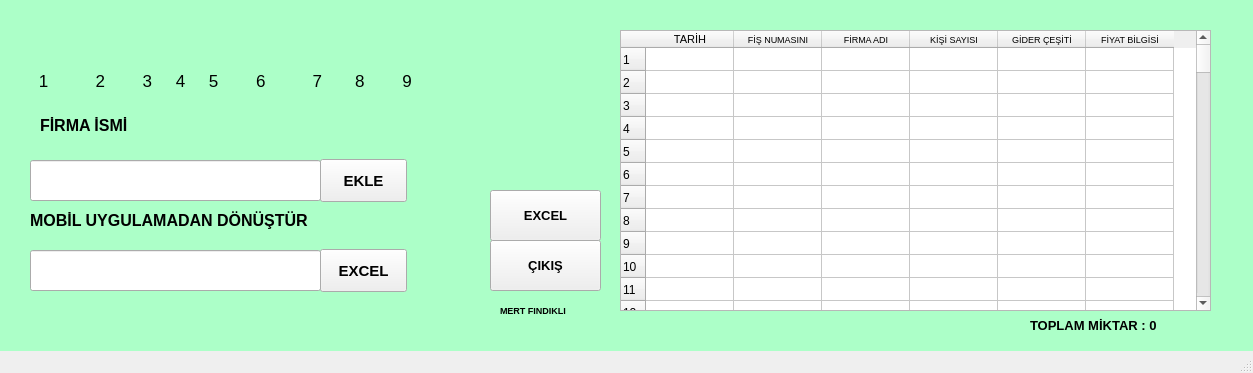
<?xml version="1.0" encoding="UTF-8"?>
<ui version="4.0">
 <class>MainWindow</class>
 <widget class="QMainWindow" name="MainWindow">
  <property name="geometry">
   <rect>
    <x>0</x>
    <y>0</y>
    <width>1253</width>
    <height>373</height>
   </rect>
  </property>
  <property name="windowTitle">
   <string>Vekon Excel Harcama Oluşturucu</string>
  </property>
  <property name="windowIcon">
   <iconset>
    <normaloff>:/icon/excel.png</normaloff>:/icon/excel.png</iconset>
  </property>
  <property name="styleSheet">
   <string notr="true">#centralwidget{
background-color: rgb(172, 255, 200);}</string>
  </property>
  <widget class="QWidget" name="centralwidget">
   <widget class="QWidget" name="widget" native="true">
    <property name="geometry">
     <rect>
      <x>20</x>
      <y>40</y>
      <width>581</width>
      <height>281</height>
     </rect>
    </property>
    <widget class="QPushButton" name="pushButton">
     <property name="geometry">
      <rect>
       <x>300</x>
       <y>119</y>
       <width>87</width>
       <height>43</height>
      </rect>
     </property>
     <property name="font">
      <font>
       <pointsize>11</pointsize>
       <weight>75</weight>
       <bold>true</bold>
      </font>
     </property>
     <property name="text">
      <string>EKLE</string>
     </property>
     <property name="icon">
      <iconset resource="resim.qrc">
       <normaloff>:/icon/note.png</normaloff>:/icon/note.png</iconset>
     </property>
     <property name="iconSize">
      <size>
       <width>22</width>
       <height>23</height>
      </size>
     </property>
    </widget>
    <widget class="QLineEdit" name="lineEdit">
     <property name="geometry">
      <rect>
       <x>10</x>
       <y>120</y>
       <width>291</width>
       <height>41</height>
      </rect>
     </property>
     <property name="font">
      <font>
       <pointsize>11</pointsize>
       <weight>75</weight>
       <bold>true</bold>
      </font>
     </property>
     <property name="text">
      <string/>
     </property>
    </widget>
    <widget class="QLabel" name="label">
     <property name="geometry">
      <rect>
       <x>20</x>
       <y>60</y>
       <width>292</width>
       <height>51</height>
      </rect>
     </property>
     <property name="font">
      <font>
       <pointsize>12</pointsize>
       <weight>75</weight>
       <bold>true</bold>
      </font>
     </property>
     <property name="text">
      <string>FİRMA İSMİ</string>
     </property>
    </widget>
    <widget class="QPushButton" name="pushButton_3">
     <property name="geometry">
      <rect>
       <x>470</x>
       <y>150</y>
       <width>111</width>
       <height>51</height>
      </rect>
     </property>
     <property name="font">
      <font>
       <pointsize>10</pointsize>
       <weight>75</weight>
       <bold>true</bold>
      </font>
     </property>
     <property name="text">
      <string>EXCEL</string>
     </property>
     <property name="icon">
      <iconset>
       <normaloff>:/icon/excel.png</normaloff>:/icon/excel.png</iconset>
     </property>
     <property name="iconSize">
      <size>
       <width>24</width>
       <height>23</height>
      </size>
     </property>
    </widget>
    <widget class="QLabel" name="label_2">
     <property name="geometry">
      <rect>
       <x>0</x>
       <y>0</y>
       <width>581</width>
       <height>21</height>
      </rect>
     </property>
     <property name="styleSheet">
      <string notr="true">#label_2{


background-image: url(:/icon/MERT.PNG);}</string>
     </property>
     <property name="text">
      <string/>
     </property>
    </widget>
    <widget class="QLabel" name="label_3">
     <property name="geometry">
      <rect>
       <x>0</x>
       <y>30</y>
       <width>581</width>
       <height>21</height>
      </rect>
     </property>
     <property name="font">
      <font>
       <pointsize>13</pointsize>
      </font>
     </property>
     <property name="text">
      <string>    1          2        3     4     5        6          7       8        9</string>
     </property>
    </widget>
    <widget class="QLabel" name="label_6">
     <property name="geometry">
      <rect>
       <x>0</x>
       <y>230</y>
       <width>292</width>
       <height>51</height>
      </rect>
     </property>
     <property name="font">
      <font>
       <pointsize>12</pointsize>
       <weight>75</weight>
       <bold>true</bold>
      </font>
     </property>
     <property name="text">
      <string/>
     </property>
    </widget>
    <widget class="QLabel" name="label_7">
     <property name="geometry">
      <rect>
       <x>10</x>
       <y>160</y>
       <width>371</width>
       <height>41</height>
      </rect>
     </property>
     <property name="font">
      <font>
       <pointsize>12</pointsize>
       <weight>75</weight>
       <bold>true</bold>
      </font>
     </property>
     <property name="text">
      <string>MOBİL UYGULAMADAN DÖNÜŞTÜR</string>
     </property>
    </widget>
    <widget class="QLineEdit" name="lineEdit_2">
     <property name="geometry">
      <rect>
       <x>10</x>
       <y>210</y>
       <width>291</width>
       <height>41</height>
      </rect>
     </property>
     <property name="font">
      <font>
       <pointsize>11</pointsize>
       <weight>75</weight>
       <bold>true</bold>
      </font>
     </property>
     <property name="text">
      <string/>
     </property>
    </widget>
    <widget class="QPushButton" name="pushButton_4">
     <property name="geometry">
      <rect>
       <x>300</x>
       <y>209</y>
       <width>87</width>
       <height>43</height>
      </rect>
     </property>
     <property name="font">
      <font>
       <pointsize>11</pointsize>
       <weight>75</weight>
       <bold>true</bold>
      </font>
     </property>
     <property name="text">
      <string>EXCEL</string>
     </property>
     <property name="icon">
      <iconset>
       <normaloff>:/icon/excel.png</normaloff>:/icon/excel.png</iconset>
     </property>
     <property name="iconSize">
      <size>
       <width>24</width>
       <height>23</height>
      </size>
     </property>
    </widget>
   </widget>
   <widget class="QLabel" name="label_4">
    <property name="geometry">
     <rect>
      <x>500</x>
      <y>300</y>
      <width>101</width>
      <height>20</height>
     </rect>
    </property>
    <property name="font">
     <font>
      <pointsize>7</pointsize>
      <weight>75</weight>
      <bold>true</bold>
     </font>
    </property>
    <property name="text">
     <string>MERT FINDIKLI</string>
    </property>
   </widget>
   <widget class="QTableWidget" name="tableWidget">
    <property name="geometry">
     <rect>
      <x>620</x>
      <y>30</y>
      <width>591</width>
      <height>281</height>
     </rect>
    </property>
    <property name="rowCount">
     <number>100</number>
    </property>
    <attribute name="horizontalHeaderDefaultSectionSize">
     <number>88</number>
    </attribute>
    <attribute name="horizontalHeaderMinimumSectionSize">
     <number>49</number>
    </attribute>
    <attribute name="verticalHeaderDefaultSectionSize">
     <number>23</number>
    </attribute>
    <row/>
    <row/>
    <row/>
    <row/>
    <row/>
    <row/>
    <row/>
    <row/>
    <row/>
    <row/>
    <row/>
    <row/>
    <row/>
    <row/>
    <row/>
    <row/>
    <row/>
    <row/>
    <row/>
    <row/>
    <row/>
    <row/>
    <row/>
    <row/>
    <row/>
    <row/>
    <row/>
    <row/>
    <row/>
    <row/>
    <row/>
    <row/>
    <row/>
    <row/>
    <row/>
    <row/>
    <row/>
    <row/>
    <row/>
    <row/>
    <row/>
    <row/>
    <row/>
    <row/>
    <row/>
    <row/>
    <row/>
    <row/>
    <row/>
    <row/>
    <row/>
    <row/>
    <row/>
    <row/>
    <row/>
    <row/>
    <row/>
    <row/>
    <row/>
    <row/>
    <row/>
    <row/>
    <row/>
    <row/>
    <row/>
    <row/>
    <row/>
    <row/>
    <row/>
    <row/>
    <row/>
    <row/>
    <row/>
    <row/>
    <row/>
    <row/>
    <row/>
    <row/>
    <row/>
    <row/>
    <row/>
    <row/>
    <row/>
    <row/>
    <row/>
    <row/>
    <row/>
    <row/>
    <row/>
    <row/>
    <row/>
    <row/>
    <row/>
    <row/>
    <row/>
    <row/>
    <row/>
    <row/>
    <row/>
    <row/>
    <column>
     <property name="text">
      <string>TARİH</string>
     </property>
     <property name="font">
      <font>
       <pointsize>8</pointsize>
      </font>
     </property>
    </column>
    <column>
     <property name="text">
      <string>FİŞ NUMASINI</string>
     </property>
     <property name="font">
      <font>
       <pointsize>7</pointsize>
      </font>
     </property>
    </column>
    <column>
     <property name="text">
      <string>FİRMA ADI</string>
     </property>
     <property name="font">
      <font>
       <pointsize>7</pointsize>
      </font>
     </property>
    </column>
    <column>
     <property name="text">
      <string>KİŞİ SAYISI</string>
     </property>
     <property name="font">
      <font>
       <pointsize>7</pointsize>
      </font>
     </property>
    </column>
    <column>
     <property name="text">
      <string>GİDER ÇEŞİTİ</string>
     </property>
     <property name="font">
      <font>
       <pointsize>7</pointsize>
      </font>
     </property>
    </column>
    <column>
     <property name="text">
      <string>FİYAT BİLGİSİ</string>
     </property>
     <property name="font">
      <font>
       <pointsize>7</pointsize>
      </font>
     </property>
    </column>
   </widget>
   <widget class="QPushButton" name="pushButton_2">
    <property name="geometry">
     <rect>
      <x>490</x>
      <y>240</y>
      <width>111</width>
      <height>51</height>
     </rect>
    </property>
    <property name="font">
     <font>
      <pointsize>10</pointsize>
      <weight>75</weight>
      <bold>true</bold>
     </font>
    </property>
    <property name="text">
     <string>ÇIKIŞ</string>
    </property>
    <property name="icon">
     <iconset resource="resim.qrc">
      <normaloff>:/icon/exit.png</normaloff>:/icon/exit.png</iconset>
    </property>
    <property name="iconSize">
     <size>
      <width>25</width>
      <height>25</height>
     </size>
    </property>
   </widget>
   <widget class="QLabel" name="label_5">
    <property name="geometry">
     <rect>
      <x>1030</x>
      <y>310</y>
      <width>181</width>
      <height>31</height>
     </rect>
    </property>
    <property name="font">
     <font>
      <pointsize>10</pointsize>
      <weight>75</weight>
      <bold>true</bold>
     </font>
    </property>
    <property name="text">
     <string>TOPLAM MİKTAR : 0</string>
    </property>
   </widget>
  </widget>
  <widget class="QStatusBar" name="statusbar"/>
 </widget>
 <resources>
  <include location="resim.qrc"/>
 </resources>
 <connections/>
</ui>
